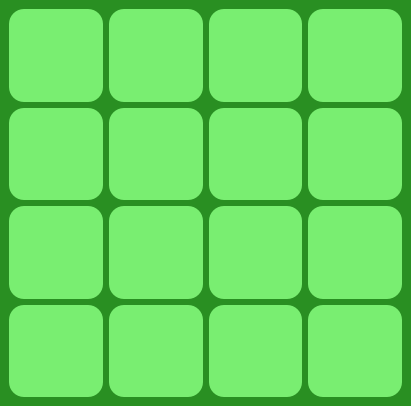
<?xml version="1.0" encoding="UTF-8"?>
<ui version="4.0">
 <class>MainWindow</class>
 <widget class="QMainWindow" name="MainWindow">
  <property name="geometry">
   <rect>
    <x>0</x>
    <y>0</y>
    <width>411</width>
    <height>406</height>
   </rect>
  </property>
  <property name="sizePolicy">
   <sizepolicy hsizetype="Expanding" vsizetype="Expanding">
    <horstretch>0</horstretch>
    <verstretch>0</verstretch>
   </sizepolicy>
  </property>
  <property name="windowTitle">
   <string>MainWindow</string>
  </property>
  <property name="styleSheet">
   <string notr="true">background-color: rgb(41, 143, 34);</string>
  </property>
  <widget class="QWidget" name="centralwidget">
   <layout class="QGridLayout" name="gridLayout">
    <item row="0" column="0">
     <widget class="QPushButton" name="btn_1">
      <property name="sizePolicy">
       <sizepolicy hsizetype="Expanding" vsizetype="Expanding">
        <horstretch>0</horstretch>
        <verstretch>0</verstretch>
       </sizepolicy>
      </property>
      <property name="styleSheet">
       <string notr="true">background-color: rgb(121, 238, 113);
color: rgb(0, 0, 0);
border-radius: 15px;</string>
      </property>
      <property name="text">
       <string/>
      </property>
     </widget>
    </item>
    <item row="1" column="0">
     <widget class="QPushButton" name="btn_3">
      <property name="sizePolicy">
       <sizepolicy hsizetype="Expanding" vsizetype="Expanding">
        <horstretch>0</horstretch>
        <verstretch>0</verstretch>
       </sizepolicy>
      </property>
      <property name="styleSheet">
       <string notr="true">background-color: rgb(121, 238, 113);
color: rgb(0, 0, 0);
border-radius: 15px;</string>
      </property>
      <property name="text">
       <string/>
      </property>
     </widget>
    </item>
    <item row="0" column="2">
     <widget class="QPushButton" name="btn_16">
      <property name="sizePolicy">
       <sizepolicy hsizetype="Expanding" vsizetype="Expanding">
        <horstretch>0</horstretch>
        <verstretch>0</verstretch>
       </sizepolicy>
      </property>
      <property name="styleSheet">
       <string notr="true">background-color: rgb(121, 238, 113);
color: rgb(0, 0, 0);
border-radius: 15px;</string>
      </property>
      <property name="text">
       <string/>
      </property>
     </widget>
    </item>
    <item row="0" column="3">
     <widget class="QPushButton" name="btn_2">
      <property name="sizePolicy">
       <sizepolicy hsizetype="Expanding" vsizetype="Expanding">
        <horstretch>0</horstretch>
        <verstretch>0</verstretch>
       </sizepolicy>
      </property>
      <property name="styleSheet">
       <string notr="true">background-color: rgb(121, 238, 113);
color: rgb(0, 0, 0);
border-radius: 15px;</string>
      </property>
      <property name="text">
       <string/>
      </property>
     </widget>
    </item>
    <item row="1" column="2">
     <widget class="QPushButton" name="btn_14">
      <property name="sizePolicy">
       <sizepolicy hsizetype="Expanding" vsizetype="Expanding">
        <horstretch>0</horstretch>
        <verstretch>0</verstretch>
       </sizepolicy>
      </property>
      <property name="styleSheet">
       <string notr="true">background-color: rgb(121, 238, 113);
color: rgb(0, 0, 0);
border-radius: 15px;</string>
      </property>
      <property name="text">
       <string/>
      </property>
     </widget>
    </item>
    <item row="1" column="3">
     <widget class="QPushButton" name="btn_4">
      <property name="sizePolicy">
       <sizepolicy hsizetype="Expanding" vsizetype="Expanding">
        <horstretch>0</horstretch>
        <verstretch>0</verstretch>
       </sizepolicy>
      </property>
      <property name="styleSheet">
       <string notr="true">background-color: rgb(121, 238, 113);
color: rgb(0, 0, 0);
border-radius: 15px;</string>
      </property>
      <property name="text">
       <string/>
      </property>
     </widget>
    </item>
    <item row="3" column="0">
     <widget class="QPushButton" name="btn_5">
      <property name="sizePolicy">
       <sizepolicy hsizetype="Expanding" vsizetype="Expanding">
        <horstretch>0</horstretch>
        <verstretch>0</verstretch>
       </sizepolicy>
      </property>
      <property name="styleSheet">
       <string notr="true">background-color: rgb(121, 238, 113);
color: rgb(0, 0, 0);
border-radius: 15px;</string>
      </property>
      <property name="text">
       <string/>
      </property>
     </widget>
    </item>
    <item row="3" column="2">
     <widget class="QPushButton" name="btn_8">
      <property name="sizePolicy">
       <sizepolicy hsizetype="Expanding" vsizetype="Expanding">
        <horstretch>0</horstretch>
        <verstretch>0</verstretch>
       </sizepolicy>
      </property>
      <property name="styleSheet">
       <string notr="true">background-color: rgb(121, 238, 113);
color: rgb(0, 0, 0);
border-radius: 15px;</string>
      </property>
      <property name="text">
       <string/>
      </property>
     </widget>
    </item>
    <item row="3" column="3">
     <widget class="QPushButton" name="btn_6">
      <property name="sizePolicy">
       <sizepolicy hsizetype="Expanding" vsizetype="Expanding">
        <horstretch>0</horstretch>
        <verstretch>0</verstretch>
       </sizepolicy>
      </property>
      <property name="styleSheet">
       <string notr="true">background-color: rgb(121, 238, 113);
color: rgb(0, 0, 0);
border-radius: 15px;</string>
      </property>
      <property name="text">
       <string/>
      </property>
     </widget>
    </item>
    <item row="1" column="4">
     <widget class="QPushButton" name="btn_12">
      <property name="sizePolicy">
       <sizepolicy hsizetype="Expanding" vsizetype="Expanding">
        <horstretch>0</horstretch>
        <verstretch>0</verstretch>
       </sizepolicy>
      </property>
      <property name="styleSheet">
       <string notr="true">background-color: rgb(121, 238, 113);
color: rgb(0, 0, 0);
border-radius: 15px;</string>
      </property>
      <property name="text">
       <string/>
      </property>
     </widget>
    </item>
    <item row="3" column="4">
     <widget class="QPushButton" name="btn_11">
      <property name="sizePolicy">
       <sizepolicy hsizetype="Expanding" vsizetype="Expanding">
        <horstretch>0</horstretch>
        <verstretch>0</verstretch>
       </sizepolicy>
      </property>
      <property name="styleSheet">
       <string notr="true">background-color: rgb(121, 238, 113);
color: rgb(0, 0, 0);
border-radius: 15px;</string>
      </property>
      <property name="text">
       <string/>
      </property>
     </widget>
    </item>
    <item row="0" column="4">
     <widget class="QPushButton" name="btn_15">
      <property name="sizePolicy">
       <sizepolicy hsizetype="Expanding" vsizetype="Expanding">
        <horstretch>0</horstretch>
        <verstretch>0</verstretch>
       </sizepolicy>
      </property>
      <property name="styleSheet">
       <string notr="true">background-color: rgb(121, 238, 113);
color: rgb(0, 0, 0);
border-radius: 15px;</string>
      </property>
      <property name="text">
       <string/>
      </property>
     </widget>
    </item>
    <item row="5" column="2">
     <widget class="QPushButton" name="btn_10">
      <property name="sizePolicy">
       <sizepolicy hsizetype="Expanding" vsizetype="Expanding">
        <horstretch>0</horstretch>
        <verstretch>0</verstretch>
       </sizepolicy>
      </property>
      <property name="styleSheet">
       <string notr="true">background-color: rgb(121, 238, 113);
color: rgb(0, 0, 0);
border-radius: 15px;</string>
      </property>
      <property name="text">
       <string/>
      </property>
     </widget>
    </item>
    <item row="5" column="3">
     <widget class="QPushButton" name="btn_7">
      <property name="sizePolicy">
       <sizepolicy hsizetype="Expanding" vsizetype="Expanding">
        <horstretch>0</horstretch>
        <verstretch>0</verstretch>
       </sizepolicy>
      </property>
      <property name="styleSheet">
       <string notr="true">background-color: rgb(121, 238, 113);
color: rgb(0, 0, 0);
border-radius: 15px;</string>
      </property>
      <property name="text">
       <string/>
      </property>
     </widget>
    </item>
    <item row="5" column="4">
     <widget class="QPushButton" name="btn_13">
      <property name="sizePolicy">
       <sizepolicy hsizetype="Expanding" vsizetype="Expanding">
        <horstretch>0</horstretch>
        <verstretch>0</verstretch>
       </sizepolicy>
      </property>
      <property name="styleSheet">
       <string notr="true">background-color: rgb(121, 238, 113);
color: rgb(0, 0, 0);
border-radius: 15px;</string>
      </property>
      <property name="text">
       <string/>
      </property>
     </widget>
    </item>
    <item row="5" column="0">
     <widget class="QPushButton" name="btn_9">
      <property name="sizePolicy">
       <sizepolicy hsizetype="Expanding" vsizetype="Expanding">
        <horstretch>0</horstretch>
        <verstretch>0</verstretch>
       </sizepolicy>
      </property>
      <property name="styleSheet">
       <string notr="true">background-color: rgb(121, 238, 113);
color: rgb(0, 0, 0);
border-radius: 15px;</string>
      </property>
      <property name="text">
       <string/>
      </property>
     </widget>
    </item>
   </layout>
  </widget>
 </widget>
 <resources/>
 <connections/>
</ui>
